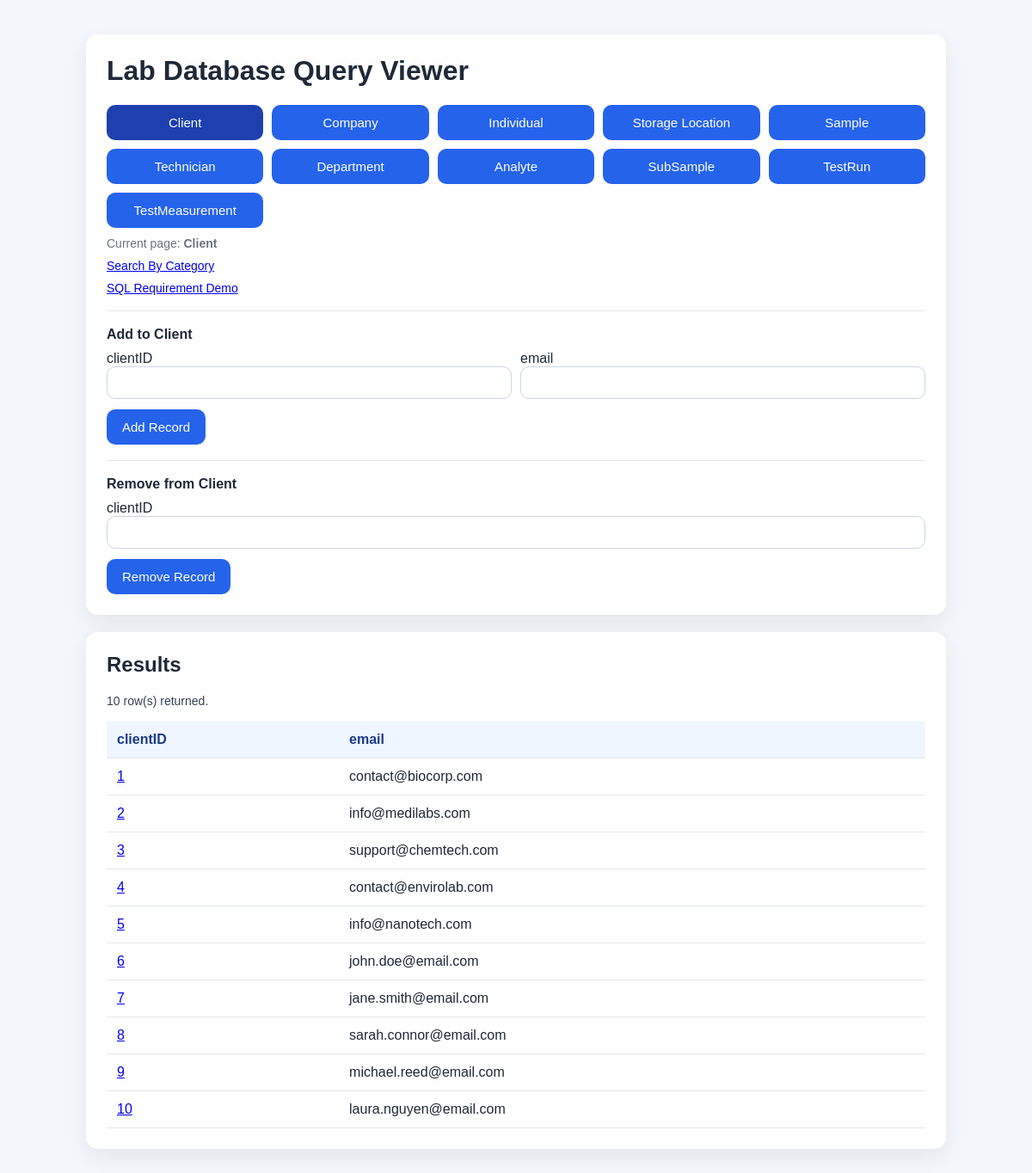
Screenshot of /client with the database file from the repository.
### tables this page shows
CREATE TABLE Client (
	clientID INT NOT NULL,
	email VARCHAR(50),
	PRIMARY KEY (clientID)
);

### flaskMain.py (the view, shortened to what this page needs)
@app.route("/<table_key>", methods=["GET", "POST"])
def table_page(table_key):
    ensure_schema_updates()
    if table_key not in TABLE_QUERIES:
        return "Category not found.", 404
    columns = []
    results = []
    error = None
    action_message = None
    selected_label = TABLE_LABELS[table_key]
    query = TABLE_QUERIES[table_key]
    if error is None:
        try:
            columns, results = run_select_query(query)
        except sqlite3.Error as exc:
            error = str(exc)
    return render_template(
        'home.html',
        query=query,
        selected_table=table_key,
        selected_label=selected_label,
        table_labels=TABLE_LABELS,
        table_fields=TABLE_FIELDS[table_key],
        delete_fields=TABLE_PRIMARY_KEYS[table_key],
        columns=columns,
        results=results,
        entry_url_builder=get_entry_url,
        error=error,
        action_message=action_message,
    )

### flaskMain.py (called while the page is built, shortened)
def dict_factory(cursor, row):
    d = {}
    for idx, col in enumerate(cursor.description):
        d[col[0]] = row[idx]
    return d

def get_connection():
    conn = sqlite3.connect('samples.db')
    conn.execute("PRAGMA foreign_keys = ON")
    return conn

def ensure_schema_updates():
    global SCHEMA_INITIALIZED
    if SCHEMA_INITIALIZED:
        return

def run_select_query(query):
    ensure_schema_updates()
    conn = get_connection()
    conn.row_factory = dict_factory
    try:
        cursor = conn.cursor()
        cursor.execute(query)
        results = cursor.fetchall()
        columns = [column[0] for column in cursor.description] if cursor.description else []
        return columns, results
    finally:
        conn.close()

def get_entry_url(table_key, row):
    if table_key == "client":
        return url_for("client_detail", client_id=row["clientID"])

### templates/home.html (shortened to what this page needs)
<!DOCTYPE html>
<html lang="en">
<head>
</head>
<body>
    <div class="page">
        <div class="card">
            <h1>Lab Database Query Viewer</h1>
            <div class="button-grid">
                {% for table_key, label in table_labels.items() %}
                    <a
                        href="/{{ table_key }}"
                        class="link-btn {% if selected_table == table_key %}active{% endif %}"
                    >
                        {{ label }}
                    </a>
                {% endfor %}
            </div>
            <div class="hint">Current page: <strong>{{ selected_label }}</strong></div>
            <div class="hint"><a href="/search">Search By Category</a></div>
            <div class="hint"><a href="/sql-demo">SQL Requirement Demo</a></div>
            <form method="post" class="add-form">
                <strong>Add to {{ selected_label }}</strong>
                <div class="field-grid">
                    {% for field in table_fields %}
                        <div>
                            <label for="add_{{ field }}">{{ field }}</label>
                            <input id="add_{{ field }}" name="{{ field }}" type="text" {% if selected_table == 'sample' and field == 'sID' %}{% else %}required{% endif %}>
                        </div>
                    {% endfor %}
                </div>
                <button type="submit" style="margin-top: 12px;">Add Record</button>
            </form>
            <form method="post" class="delete-form">
                <strong>Remove from {{ selected_label }}</strong>
                <div class="field-grid">
                    {% for field in delete_fields %}
                        <div>
                            <label for="delete_{{ field }}">{{ field }}</label>
                            <input id="delete_{{ field }}" name="{{ field }}" type="text" required>
                        </div>
                    {% endfor %}
                </div>
                <button type="submit" style="margin-top: 12px;">Remove Record</button>
            </form>
        </div>
        <div class="card">
            <h2>Results</h2>
            {% if error %}
                <div class="error">{{ error }}</div>
            {% elif action_message %}
                <div class="success">{{ action_message }}</div>
            {% else %}
                <div class="success">{{ results|length }} row(s) returned.</div>
            {% endif %}
            {% if columns and results %}
                <div class="table-wrap">
                    <table>
                        <thead>
                            <tr>
                                {% for column in columns %}
                                    <th>{{ column }}</th>
                                {% endfor %}
                            </tr>
                        </thead>
                        <tbody>
                            {% for row in results %}
                                <tr>
                                    {% for column in columns %}
                                        <td>
                                            {% if loop.first and entry_url_builder(selected_table, row) %}
                                                <a href="{{ entry_url_builder(selected_table, row) }}">{{ row[column] }}</a>
                                            {% else %}
                                                {{ row[column] }}
                                            {% endif %}
                                        </td>
                                    {% endfor %}
                                </tr>
                            {% endfor %}
                        </tbody>
                    </table>
                </div>
            {% elif not error %}
                <div class="empty">No data matched this query.</div>
            {% endif %}
        </div>
    </div>
</body>
</html>

### templates/home.html (style rules this page uses)
:root { color-scheme: light; font-family: Arial, Helvetica, sans-serif; }
body { margin: 0; background: #f4f7fb; color: #1f2937; }
.page { max-width: 1000px; margin: 40px auto; padding: 0 20px; }
.card { background: #ffffff; border-radius: 14px; padding: 24px; box-shadow: 0 10px 30px rgba(15, 23, 42, 0.08); margin-bottom: 20px; }
h1, h2 { margin-top: 0; }
.button-grid { display: grid; grid-template-columns: repeat(auto-fit, minmax(180px, 1fr)); gap: 10px; margin-top: 16px; }
.link-btn { display: inline-block; text-align: center; text-decoration: none; background: #2563eb; color: white; border-radius: 10px; padding: 12px 18px; font-size: 15px; }
.link-btn.active { background: #1e40af; }
button { background: #2563eb; color: white; border: none; border-radius: 10px; padding: 12px 18px; font-size: 15px; cursor: pointer; }
.hint { margin-top: 10px; font-size: 14px; color: #6b7280; }
.success { margin-bottom: 16px; font-size: 14px; color: #374151; }
.add-form { margin-top: 18px; padding-top: 18px; border-top: 1px solid #e5e7eb; }
.delete-form { margin-top: 18px; padding-top: 18px; border-top: 1px solid #e5e7eb; }
.field-grid { display: grid; grid-template-columns: repeat(auto-fit, minmax(220px, 1fr)); gap: 10px; margin-top: 10px; }
input[type="text"] { width: 100%; padding: 10px; border: 1px solid #cbd5e1; border-radius: 10px; box-sizing: border-box; font-size: 14px; }
.table-wrap { overflow-x: auto; }
table { width: 100%; border-collapse: collapse; min-width: 600px; }
th, td { text-align: left; padding: 12px; border-bottom: 1px solid #e5e7eb; }
th { background: #eff6ff; color: #1e3a8a; }

### rows the page displays
Client: clientID "1", email "contact@biocorp.com"
Client: clientID "2", email "info@medilabs.com"
Client: clientID "3", email "support@chemtech.com"
Client: clientID "4", email "contact@envirolab.com"
Client: clientID "5", email "info@nanotech.com"
Client: clientID "6", email "john.doe@email.com"
Client: clientID "7", email "jane.smith@email.com"
Client: clientID "8", email "sarah.connor@email.com"
Client: clientID "9", email "michael.reed@email.com"
Client: clientID "10", email "laura.nguyen@email.com"

### other values shown
{{ label }} "Client" "Company" "Individual" "Storage Location" "Sample" "Technician" "Department" "Analyte" "SubSample" "TestRun" "TestMeasurement"
{{ selected_label }} "Client"
{{ field }} "clientID" "email"
{{ field }} "clientID"
{{ results|length }} "10"
{{ column }} "clientID" "email"
